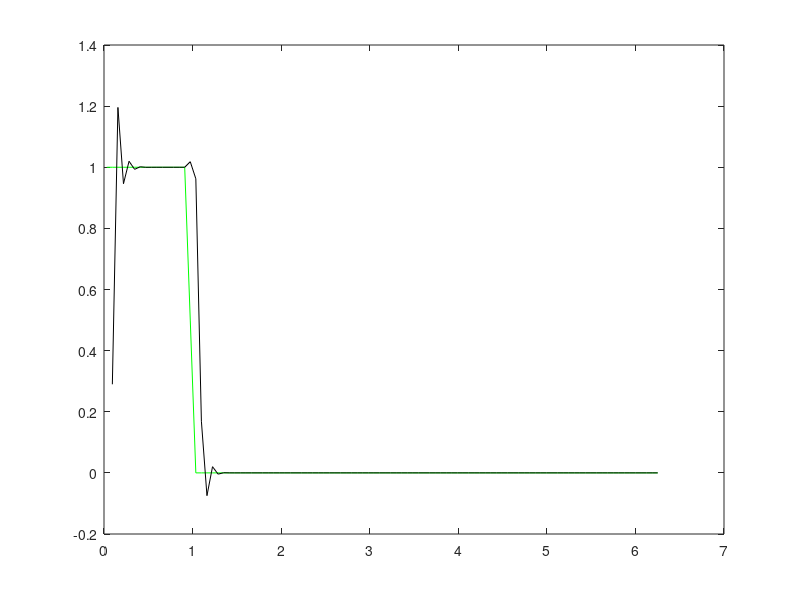

This chart was generated by the following MATLAB code:
load ('initialElementData2.txt')
X=initialElementData2(:,1);
U=initialElementData2(:,2);
plot(X,U,'g');
hold on

load ('timesteppedElementData2.txt')
X=timesteppedElementData2(:,1);
U=timesteppedElementData2(:,2);
plot(X,U,'k');
hold on